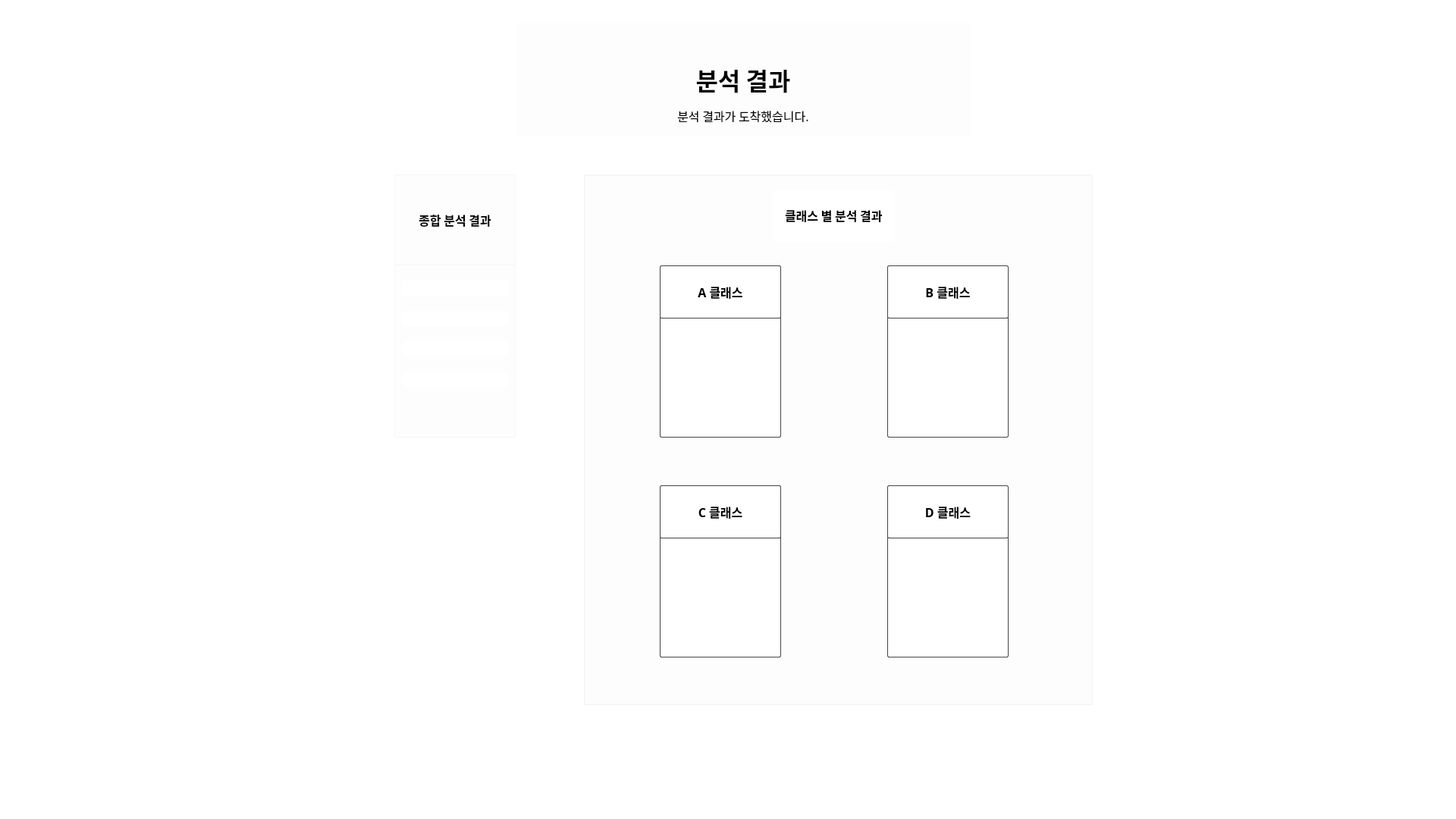
<?xml version="1.0" encoding="UTF-8"?>
<ui version="4.0">
 <class>Dialog</class>
 <widget class="QDialog" name="Dialog">
  <property name="geometry">
   <rect>
    <x>0</x>
    <y>0</y>
    <width>1920</width>
    <height>1080</height>
   </rect>
  </property>
  <property name="palette">
   <palette>
    <active>
     <colorrole role="Button">
      <brush brushstyle="SolidPattern">
       <color alpha="255">
        <red>255</red>
        <green>255</green>
        <blue>255</blue>
       </color>
      </brush>
     </colorrole>
     <colorrole role="Base">
      <brush brushstyle="SolidPattern">
       <color alpha="255">
        <red>255</red>
        <green>255</green>
        <blue>255</blue>
       </color>
      </brush>
     </colorrole>
     <colorrole role="Window">
      <brush brushstyle="SolidPattern">
       <color alpha="255">
        <red>255</red>
        <green>255</green>
        <blue>255</blue>
       </color>
      </brush>
     </colorrole>
    </active>
    <inactive>
     <colorrole role="Button">
      <brush brushstyle="SolidPattern">
       <color alpha="255">
        <red>255</red>
        <green>255</green>
        <blue>255</blue>
       </color>
      </brush>
     </colorrole>
     <colorrole role="Base">
      <brush brushstyle="SolidPattern">
       <color alpha="255">
        <red>255</red>
        <green>255</green>
        <blue>255</blue>
       </color>
      </brush>
     </colorrole>
     <colorrole role="Window">
      <brush brushstyle="SolidPattern">
       <color alpha="255">
        <red>255</red>
        <green>255</green>
        <blue>255</blue>
       </color>
      </brush>
     </colorrole>
    </inactive>
    <disabled>
     <colorrole role="Button">
      <brush brushstyle="SolidPattern">
       <color alpha="255">
        <red>255</red>
        <green>255</green>
        <blue>255</blue>
       </color>
      </brush>
     </colorrole>
     <colorrole role="Base">
      <brush brushstyle="SolidPattern">
       <color alpha="255">
        <red>255</red>
        <green>255</green>
        <blue>255</blue>
       </color>
      </brush>
     </colorrole>
     <colorrole role="Window">
      <brush brushstyle="SolidPattern">
       <color alpha="255">
        <red>255</red>
        <green>255</green>
        <blue>255</blue>
       </color>
      </brush>
     </colorrole>
    </disabled>
   </palette>
  </property>
  <property name="windowTitle">
   <string>분석결과</string>
  </property>
  <property name="styleSheet">
   <string notr="true">background-color: #FFFFFF;</string>
  </property>
  <widget class="QLabel" name="label">
   <property name="geometry">
    <rect>
     <x>530</x>
     <y>370</y>
     <width>140</width>
     <height>20</height>
    </rect>
   </property>
   <property name="font">
    <font>
     <family>나눔고딕OTF</family>
     <pointsize>8</pointsize>
     <weight>75</weight>
     <bold>true</bold>
    </font>
   </property>
   <property name="styleSheet">
    <string notr="true">QLabel {
	border: 2px solid rgb(255, 255, 255);
	border-radius: 5px;	
	background-color: rgb(255, 255, 255);
}</string>
   </property>
   <property name="text">
    <string/>
   </property>
   <property name="alignment">
    <set>Qt::AlignCenter</set>
   </property>
  </widget>
  <widget class="QLabel" name="label_2">
   <property name="geometry">
    <rect>
     <x>530</x>
     <y>410</y>
     <width>140</width>
     <height>20</height>
    </rect>
   </property>
   <property name="font">
    <font>
     <family>나눔고딕OTF</family>
     <pointsize>8</pointsize>
     <weight>75</weight>
     <bold>true</bold>
    </font>
   </property>
   <property name="styleSheet">
    <string notr="true">QLabel {
	border: 2px solid rgb(255, 255, 255);
	border-radius: 5px;	
	background-color: rgb(255, 255, 255);
}</string>
   </property>
   <property name="text">
    <string/>
   </property>
   <property name="alignment">
    <set>Qt::AlignCenter</set>
   </property>
  </widget>
  <widget class="QLabel" name="label_3">
   <property name="geometry">
    <rect>
     <x>530</x>
     <y>490</y>
     <width>140</width>
     <height>20</height>
    </rect>
   </property>
   <property name="font">
    <font>
     <family>나눔고딕OTF</family>
     <pointsize>8</pointsize>
     <weight>75</weight>
     <bold>true</bold>
    </font>
   </property>
   <property name="styleSheet">
    <string notr="true">QLabel {
	border: 2px solid rgb(255, 255, 255);
	border-radius: 5px;	
	background-color: rgb(255, 255, 255);
}</string>
   </property>
   <property name="text">
    <string/>
   </property>
   <property name="alignment">
    <set>Qt::AlignCenter</set>
   </property>
  </widget>
  <widget class="QLabel" name="label_6">
   <property name="geometry">
    <rect>
     <x>880</x>
     <y>530</y>
     <width>140</width>
     <height>20</height>
    </rect>
   </property>
   <property name="font">
    <font>
     <family>나눔고딕OTF</family>
     <pointsize>8</pointsize>
     <weight>75</weight>
     <bold>true</bold>
    </font>
   </property>
   <property name="styleSheet">
    <string notr="true">QLabel {
	border: 1px solid rgb(255, 255, 255);
	border-radius: 2px;	
	background-color: rgb(255, 255 ,255);
}</string>
   </property>
   <property name="text">
    <string/>
   </property>
   <property name="alignment">
    <set>Qt::AlignCenter</set>
   </property>
  </widget>
  <widget class="QLabel" name="label_5">
   <property name="geometry">
    <rect>
     <x>880</x>
     <y>470</y>
     <width>140</width>
     <height>20</height>
    </rect>
   </property>
   <property name="font">
    <font>
     <family>나눔고딕OTF</family>
     <pointsize>8</pointsize>
     <weight>75</weight>
     <bold>true</bold>
    </font>
   </property>
   <property name="styleSheet">
    <string notr="true">QLabel {
	border: 1px solid rgb(255, 255, 255);
	border-radius: 2px;	
	background-color: rgb(255, 255 ,255);
}</string>
   </property>
   <property name="text">
    <string/>
   </property>
   <property name="alignment">
    <set>Qt::AlignCenter</set>
   </property>
  </widget>
  <widget class="QLabel" name="label_4">
   <property name="geometry">
    <rect>
     <x>880</x>
     <y>440</y>
     <width>140</width>
     <height>20</height>
    </rect>
   </property>
   <property name="font">
    <font>
     <family>나눔고딕OTF</family>
     <pointsize>8</pointsize>
     <weight>75</weight>
     <bold>true</bold>
    </font>
   </property>
   <property name="styleSheet">
    <string notr="true">QLabel {
	border: 1px solid rgb(255, 255, 255);
	border-radius: 2px;	
	background-color: rgb(255, 255 ,255);
}</string>
   </property>
   <property name="text">
    <string/>
   </property>
   <property name="alignment">
    <set>Qt::AlignCenter</set>
   </property>
  </widget>
  <widget class="QTextEdit" name="textEdit_4">
   <property name="geometry">
    <rect>
     <x>770</x>
     <y>230</y>
     <width>671</width>
     <height>700</height>
    </rect>
   </property>
   <property name="styleSheet">
    <string notr="true">QTextEdit {
	border: 1.5px solid #F6F6F8;
	border-radius: 2px;	
	background-color: #FDFDFD;
}</string>
   </property>
  </widget>
  <widget class="QLabel" name="label_7">
   <property name="geometry">
    <rect>
     <x>1180</x>
     <y>440</y>
     <width>140</width>
     <height>20</height>
    </rect>
   </property>
   <property name="font">
    <font>
     <family>나눔고딕OTF</family>
     <pointsize>8</pointsize>
     <weight>75</weight>
     <bold>true</bold>
    </font>
   </property>
   <property name="styleSheet">
    <string notr="true">QLabel {
	border: 1px solid rgb(255, 255, 255);
	border-radius: 2px;	
	background-color: rgb(255, 255 ,255);
}</string>
   </property>
   <property name="text">
    <string/>
   </property>
   <property name="alignment">
    <set>Qt::AlignCenter</set>
   </property>
  </widget>
  <widget class="QLabel" name="label_8">
   <property name="geometry">
    <rect>
     <x>1180</x>
     <y>470</y>
     <width>140</width>
     <height>20</height>
    </rect>
   </property>
   <property name="font">
    <font>
     <family>나눔고딕OTF</family>
     <pointsize>8</pointsize>
     <weight>75</weight>
     <bold>true</bold>
    </font>
   </property>
   <property name="styleSheet">
    <string notr="true">QLabel {
	border: 1px solid rgb(255, 255, 255);
	border-radius: 2px;	
	background-color: rgb(255, 255 ,255);
}</string>
   </property>
   <property name="text">
    <string/>
   </property>
   <property name="alignment">
    <set>Qt::AlignCenter</set>
   </property>
  </widget>
  <widget class="QLabel" name="label_9">
   <property name="geometry">
    <rect>
     <x>1180</x>
     <y>530</y>
     <width>140</width>
     <height>20</height>
    </rect>
   </property>
   <property name="font">
    <font>
     <family>나눔고딕OTF</family>
     <pointsize>8</pointsize>
     <weight>75</weight>
     <bold>true</bold>
    </font>
   </property>
   <property name="styleSheet">
    <string notr="true">QLabel {
	border: 1px solid rgb(255, 255, 255);
	border-radius: 2px;	
	background-color: rgb(255, 255 ,255);
}</string>
   </property>
   <property name="text">
    <string/>
   </property>
   <property name="alignment">
    <set>Qt::AlignCenter</set>
   </property>
  </widget>
  <widget class="QLabel" name="label_10">
   <property name="geometry">
    <rect>
     <x>880</x>
     <y>730</y>
     <width>140</width>
     <height>20</height>
    </rect>
   </property>
   <property name="font">
    <font>
     <family>나눔고딕OTF</family>
     <pointsize>8</pointsize>
     <weight>75</weight>
     <bold>true</bold>
    </font>
   </property>
   <property name="styleSheet">
    <string notr="true">QLabel {
	border: 1px solid rgb(255, 255, 255);
	border-radius: 2px;	
	background-color: rgb(255, 255 ,255);
}</string>
   </property>
   <property name="text">
    <string/>
   </property>
   <property name="alignment">
    <set>Qt::AlignCenter</set>
   </property>
  </widget>
  <widget class="QLabel" name="label_13">
   <property name="geometry">
    <rect>
     <x>1180</x>
     <y>730</y>
     <width>140</width>
     <height>20</height>
    </rect>
   </property>
   <property name="font">
    <font>
     <family>나눔고딕OTF</family>
     <pointsize>8</pointsize>
     <weight>75</weight>
     <bold>true</bold>
    </font>
   </property>
   <property name="styleSheet">
    <string notr="true">QLabel {
	border: 1px solid rgb(255, 255, 255);
	border-radius: 2px;	
	background-color: rgb(255, 255 ,255);
}</string>
   </property>
   <property name="text">
    <string/>
   </property>
   <property name="alignment">
    <set>Qt::AlignCenter</set>
   </property>
  </widget>
  <widget class="QLabel" name="label_15">
   <property name="geometry">
    <rect>
     <x>1180</x>
     <y>820</y>
     <width>140</width>
     <height>20</height>
    </rect>
   </property>
   <property name="font">
    <font>
     <family>나눔고딕OTF</family>
     <pointsize>8</pointsize>
     <weight>75</weight>
     <bold>true</bold>
    </font>
   </property>
   <property name="styleSheet">
    <string notr="true">QLabel {
	border: 1px solid rgb(255, 255, 255);
	border-radius: 2px;	
	background-color: rgb(255, 255 ,255);
}</string>
   </property>
   <property name="text">
    <string/>
   </property>
   <property name="alignment">
    <set>Qt::AlignCenter</set>
   </property>
  </widget>
  <widget class="QLabel" name="label_11">
   <property name="geometry">
    <rect>
     <x>880</x>
     <y>760</y>
     <width>140</width>
     <height>20</height>
    </rect>
   </property>
   <property name="font">
    <font>
     <family>나눔고딕OTF</family>
     <pointsize>8</pointsize>
     <weight>75</weight>
     <bold>true</bold>
    </font>
   </property>
   <property name="styleSheet">
    <string notr="true">QLabel {
	border: 1px solid rgb(255, 255, 255);
	border-radius: 2px;	
	background-color: rgb(255, 255 ,255);
}</string>
   </property>
   <property name="text">
    <string/>
   </property>
   <property name="alignment">
    <set>Qt::AlignCenter</set>
   </property>
  </widget>
  <widget class="QLabel" name="label_12">
   <property name="geometry">
    <rect>
     <x>880</x>
     <y>820</y>
     <width>140</width>
     <height>20</height>
    </rect>
   </property>
   <property name="font">
    <font>
     <family>나눔고딕OTF</family>
     <pointsize>8</pointsize>
     <weight>75</weight>
     <bold>true</bold>
    </font>
   </property>
   <property name="styleSheet">
    <string notr="true">QLabel {
	border: 1px solid rgb(255, 255, 255);
	border-radius: 2px;	
	background-color: rgb(255, 255 ,255);
}</string>
   </property>
   <property name="text">
    <string/>
   </property>
   <property name="alignment">
    <set>Qt::AlignCenter</set>
   </property>
  </widget>
  <widget class="QLabel" name="label_14">
   <property name="geometry">
    <rect>
     <x>1180</x>
     <y>760</y>
     <width>140</width>
     <height>20</height>
    </rect>
   </property>
   <property name="font">
    <font>
     <family>나눔고딕OTF</family>
     <pointsize>8</pointsize>
     <weight>75</weight>
     <bold>true</bold>
    </font>
   </property>
   <property name="styleSheet">
    <string notr="true">QLabel {
	border: 1px solid rgb(255, 255, 255);
	border-radius: 2px;	
	background-color: rgb(255, 255 ,255);
}</string>
   </property>
   <property name="text">
    <string/>
   </property>
   <property name="alignment">
    <set>Qt::AlignCenter</set>
   </property>
  </widget>
  <widget class="QLineEdit" name="lineEdit_8">
   <property name="geometry">
    <rect>
     <x>1020</x>
     <y>250</y>
     <width>160</width>
     <height>70</height>
    </rect>
   </property>
   <property name="font">
    <font>
     <family>나눔고딕OTF</family>
     <pointsize>12</pointsize>
     <weight>75</weight>
     <bold>true</bold>
    </font>
   </property>
   <property name="styleSheet">
    <string notr="true">QLineEdit {
	border: 0px solid rgb(27, 29, 35);
	border-radius: 2px;	
	background-color: rgb(255, 255 ,255);
}</string>
   </property>
   <property name="text">
    <string>클래스 별 분석 결과</string>
   </property>
   <property name="alignment">
    <set>Qt::AlignCenter</set>
   </property>
   <property name="dragEnabled">
    <bool>false</bool>
   </property>
  </widget>
  <widget class="QLabel" name="label_16">
   <property name="geometry">
    <rect>
     <x>530</x>
     <y>450</y>
     <width>140</width>
     <height>20</height>
    </rect>
   </property>
   <property name="font">
    <font>
     <family>나눔고딕OTF</family>
     <pointsize>8</pointsize>
     <weight>75</weight>
     <bold>true</bold>
    </font>
   </property>
   <property name="styleSheet">
    <string notr="true">QLabel {
	border: 2px solid rgb(255, 255, 255);
	border-radius: 5px;	
	background-color: rgb(255, 255, 255);
}</string>
   </property>
   <property name="text">
    <string/>
   </property>
   <property name="alignment">
    <set>Qt::AlignCenter</set>
   </property>
  </widget>
  <widget class="QLabel" name="label_17">
   <property name="geometry">
    <rect>
     <x>880</x>
     <y>500</y>
     <width>140</width>
     <height>20</height>
    </rect>
   </property>
   <property name="font">
    <font>
     <family>나눔고딕OTF</family>
     <pointsize>8</pointsize>
     <weight>75</weight>
     <bold>true</bold>
    </font>
   </property>
   <property name="styleSheet">
    <string notr="true">QLabel {
	border: 1px solid rgb(255, 255, 255);
	border-radius: 2px;	
	background-color: rgb(255, 255 ,255);
}</string>
   </property>
   <property name="text">
    <string/>
   </property>
   <property name="alignment">
    <set>Qt::AlignCenter</set>
   </property>
  </widget>
  <widget class="QLabel" name="label_18">
   <property name="geometry">
    <rect>
     <x>1180</x>
     <y>500</y>
     <width>140</width>
     <height>20</height>
    </rect>
   </property>
   <property name="font">
    <font>
     <family>나눔고딕OTF</family>
     <pointsize>8</pointsize>
     <weight>75</weight>
     <bold>true</bold>
    </font>
   </property>
   <property name="styleSheet">
    <string notr="true">QLabel {
	border: 1px solid rgb(255, 255, 255);
	border-radius: 2px;	
	background-color: rgb(255, 255 ,255);
}</string>
   </property>
   <property name="text">
    <string/>
   </property>
   <property name="alignment">
    <set>Qt::AlignCenter</set>
   </property>
  </widget>
  <widget class="QLabel" name="label_19">
   <property name="geometry">
    <rect>
     <x>880</x>
     <y>790</y>
     <width>140</width>
     <height>20</height>
    </rect>
   </property>
   <property name="font">
    <font>
     <family>나눔고딕OTF</family>
     <pointsize>8</pointsize>
     <weight>75</weight>
     <bold>true</bold>
    </font>
   </property>
   <property name="styleSheet">
    <string notr="true">QLabel {
	border: 1px solid rgb(255, 255, 255);
	border-radius: 2px;	
	background-color: rgb(255, 255 ,255);
}</string>
   </property>
   <property name="text">
    <string/>
   </property>
   <property name="alignment">
    <set>Qt::AlignCenter</set>
   </property>
  </widget>
  <widget class="QLabel" name="label_20">
   <property name="geometry">
    <rect>
     <x>1180</x>
     <y>790</y>
     <width>140</width>
     <height>20</height>
    </rect>
   </property>
   <property name="font">
    <font>
     <family>나눔고딕OTF</family>
     <pointsize>8</pointsize>
     <weight>75</weight>
     <bold>true</bold>
    </font>
   </property>
   <property name="styleSheet">
    <string notr="true">QLabel {
	border: 1px solid rgb(255, 255, 255);
	border-radius: 2px;	
	background-color: rgb(255, 255 ,255);
}</string>
   </property>
   <property name="text">
    <string/>
   </property>
   <property name="alignment">
    <set>Qt::AlignCenter</set>
   </property>
  </widget>
  <widget class="QLabel" name="label_21">
   <property name="geometry">
    <rect>
     <x>870</x>
     <y>350</y>
     <width>160</width>
     <height>70</height>
    </rect>
   </property>
   <property name="font">
    <font>
     <family>나눔고딕OTF</family>
     <pointsize>12</pointsize>
     <weight>75</weight>
     <bold>true</bold>
    </font>
   </property>
   <property name="styleSheet">
    <string notr="true">QLabel {
	border: 1px solid #454545;
	border-radius: 2px;	
	background-color: rgb(255, 255 ,255);
}</string>
   </property>
   <property name="text">
    <string>A 클래스</string>
   </property>
   <property name="alignment">
    <set>Qt::AlignCenter</set>
   </property>
  </widget>
  <widget class="QLabel" name="label_22">
   <property name="geometry">
    <rect>
     <x>1170</x>
     <y>350</y>
     <width>160</width>
     <height>70</height>
    </rect>
   </property>
   <property name="font">
    <font>
     <family>나눔고딕OTF</family>
     <pointsize>12</pointsize>
     <weight>75</weight>
     <bold>true</bold>
    </font>
   </property>
   <property name="styleSheet">
    <string notr="true">QLabel {
	border: 1px solid #454545;
	border-radius: 2px;	
	background-color: rgb(255, 255 ,255);
}</string>
   </property>
   <property name="text">
    <string>B 클래스</string>
   </property>
   <property name="alignment">
    <set>Qt::AlignCenter</set>
   </property>
  </widget>
  <widget class="QLabel" name="label_23">
   <property name="geometry">
    <rect>
     <x>870</x>
     <y>640</y>
     <width>160</width>
     <height>70</height>
    </rect>
   </property>
   <property name="font">
    <font>
     <family>나눔고딕OTF</family>
     <pointsize>12</pointsize>
     <weight>75</weight>
     <bold>true</bold>
    </font>
   </property>
   <property name="styleSheet">
    <string notr="true">QLabel {
	border: 1px solid #454545;
	border-radius: 2px;	
	background-color: rgb(255, 255 ,255);
}</string>
   </property>
   <property name="text">
    <string>C 클래스</string>
   </property>
   <property name="alignment">
    <set>Qt::AlignCenter</set>
   </property>
  </widget>
  <widget class="QLabel" name="label_24">
   <property name="geometry">
    <rect>
     <x>1170</x>
     <y>640</y>
     <width>160</width>
     <height>70</height>
    </rect>
   </property>
   <property name="font">
    <font>
     <family>나눔고딕OTF</family>
     <pointsize>12</pointsize>
     <weight>75</weight>
     <bold>true</bold>
    </font>
   </property>
   <property name="styleSheet">
    <string notr="true">QLabel {
	border: 1px solid #454545;
	border-radius: 2px;	
	background-color: rgb(255, 255 ,255);
}</string>
   </property>
   <property name="text">
    <string>D 클래스</string>
   </property>
   <property name="alignment">
    <set>Qt::AlignCenter</set>
   </property>
  </widget>
  <widget class="QLabel" name="label_25">
   <property name="geometry">
    <rect>
     <x>870</x>
     <y>417</y>
     <width>160</width>
     <height>160</height>
    </rect>
   </property>
   <property name="font">
    <font>
     <family>나눔고딕OTF</family>
     <pointsize>14</pointsize>
     <weight>75</weight>
     <bold>true</bold>
    </font>
   </property>
   <property name="styleSheet">
    <string notr="true">QLabel {
	border: 1px solid #454545;
	border-radius: 2px;	
	background-color: rgb(255, 255 ,255);
}</string>
   </property>
   <property name="text">
    <string/>
   </property>
   <property name="alignment">
    <set>Qt::AlignCenter</set>
   </property>
  </widget>
  <widget class="QLabel" name="label_26">
   <property name="geometry">
    <rect>
     <x>1170</x>
     <y>417</y>
     <width>160</width>
     <height>160</height>
    </rect>
   </property>
   <property name="font">
    <font>
     <family>나눔고딕OTF</family>
     <pointsize>14</pointsize>
     <weight>75</weight>
     <bold>true</bold>
    </font>
   </property>
   <property name="styleSheet">
    <string notr="true">QLabel {
	border: 1px solid #454545;
	border-radius: 2px;	
	background-color: rgb(255, 255 ,255);
}</string>
   </property>
   <property name="text">
    <string/>
   </property>
   <property name="alignment">
    <set>Qt::AlignCenter</set>
   </property>
  </widget>
  <widget class="QLabel" name="label_27">
   <property name="geometry">
    <rect>
     <x>870</x>
     <y>707</y>
     <width>160</width>
     <height>160</height>
    </rect>
   </property>
   <property name="font">
    <font>
     <family>나눔고딕OTF</family>
     <pointsize>14</pointsize>
     <weight>75</weight>
     <bold>true</bold>
    </font>
   </property>
   <property name="styleSheet">
    <string notr="true">QLabel {
	border: 1px solid #454545;
	border-radius: 2px;	
	background-color: rgb(255, 255 ,255);
}</string>
   </property>
   <property name="text">
    <string/>
   </property>
   <property name="alignment">
    <set>Qt::AlignCenter</set>
   </property>
  </widget>
  <widget class="QLabel" name="label_28">
   <property name="geometry">
    <rect>
     <x>1170</x>
     <y>707</y>
     <width>160</width>
     <height>160</height>
    </rect>
   </property>
   <property name="font">
    <font>
     <family>나눔고딕OTF</family>
     <pointsize>14</pointsize>
     <weight>75</weight>
     <bold>true</bold>
    </font>
   </property>
   <property name="styleSheet">
    <string notr="true">QLabel {
	border: 1px solid #454545;
	border-radius: 2px;	
	background-color: rgb(255, 255 ,255);
}</string>
   </property>
   <property name="text">
    <string/>
   </property>
   <property name="alignment">
    <set>Qt::AlignCenter</set>
   </property>
  </widget>
  <widget class="QLabel" name="label_29">
   <property name="geometry">
    <rect>
     <x>520</x>
     <y>230</y>
     <width>160</width>
     <height>120</height>
    </rect>
   </property>
   <property name="font">
    <font>
     <family>나눔고딕OTF</family>
     <pointsize>12</pointsize>
     <weight>75</weight>
     <bold>true</bold>
    </font>
   </property>
   <property name="styleSheet">
    <string notr="true">QLabel {
	border:1px solid #F6F6F8;
	border-radius: 2px;	
	background-color: #FDFDFD;
}</string>
   </property>
   <property name="text">
    <string>종합 분석 결과</string>
   </property>
   <property name="alignment">
    <set>Qt::AlignCenter</set>
   </property>
  </widget>
  <widget class="QLabel" name="label_30">
   <property name="geometry">
    <rect>
     <x>520</x>
     <y>337</y>
     <width>160</width>
     <height>240</height>
    </rect>
   </property>
   <property name="font">
    <font>
     <family>나눔고딕OTF</family>
     <pointsize>14</pointsize>
     <weight>75</weight>
     <bold>true</bold>
    </font>
   </property>
   <property name="styleSheet">
    <string notr="true">QLabel {
	border:1px solid #F6F6F8;
	border-radius: 2px;	
	background-color: #FDFDFD;
}</string>
   </property>
   <property name="text">
    <string/>
   </property>
   <property name="alignment">
    <set>Qt::AlignCenter</set>
   </property>
  </widget>
  <widget class="QLabel" name="label_31">
   <property name="geometry">
    <rect>
     <x>680</x>
     <y>30</y>
     <width>600</width>
     <height>150</height>
    </rect>
   </property>
   <property name="font">
    <font>
     <family>나눔고딕OTF</family>
     <pointsize>24</pointsize>
     <weight>75</weight>
     <bold>true</bold>
    </font>
   </property>
   <property name="styleSheet">
    <string notr="true">QLabel {
	background-color: #FDFDFD;
}</string>
   </property>
   <property name="text">
    <string>분석 결과</string>
   </property>
   <property name="alignment">
    <set>Qt::AlignCenter</set>
   </property>
  </widget>
  <widget class="QLabel" name="label_32">
   <property name="geometry">
    <rect>
     <x>830</x>
     <y>145</y>
     <width>300</width>
     <height>16</height>
    </rect>
   </property>
   <property name="font">
    <font>
     <family>나눔고딕OTF</family>
     <pointsize>12</pointsize>
     <weight>50</weight>
     <bold>false</bold>
    </font>
   </property>
   <property name="styleSheet">
    <string notr="true">QLabel {
	background-color: #FDFDFD;
}</string>
   </property>
   <property name="text">
    <string>분석 결과가 도착했습니다.</string>
   </property>
   <property name="alignment">
    <set>Qt::AlignCenter</set>
   </property>
  </widget>
  <zorder>label_31</zorder>
  <zorder>label_30</zorder>
  <zorder>textEdit_4</zorder>
  <zorder>label_26</zorder>
  <zorder>label_27</zorder>
  <zorder>label_28</zorder>
  <zorder>label_25</zorder>
  <zorder>label</zorder>
  <zorder>label_2</zorder>
  <zorder>label_3</zorder>
  <zorder>label_6</zorder>
  <zorder>label_5</zorder>
  <zorder>label_4</zorder>
  <zorder>label_7</zorder>
  <zorder>label_8</zorder>
  <zorder>label_9</zorder>
  <zorder>label_10</zorder>
  <zorder>label_13</zorder>
  <zorder>label_15</zorder>
  <zorder>label_11</zorder>
  <zorder>label_12</zorder>
  <zorder>label_14</zorder>
  <zorder>lineEdit_8</zorder>
  <zorder>label_16</zorder>
  <zorder>label_17</zorder>
  <zorder>label_18</zorder>
  <zorder>label_19</zorder>
  <zorder>label_20</zorder>
  <zorder>label_21</zorder>
  <zorder>label_22</zorder>
  <zorder>label_23</zorder>
  <zorder>label_24</zorder>
  <zorder>label_29</zorder>
  <zorder>label_32</zorder>
 </widget>
 <resources/>
 <connections/>
</ui>
